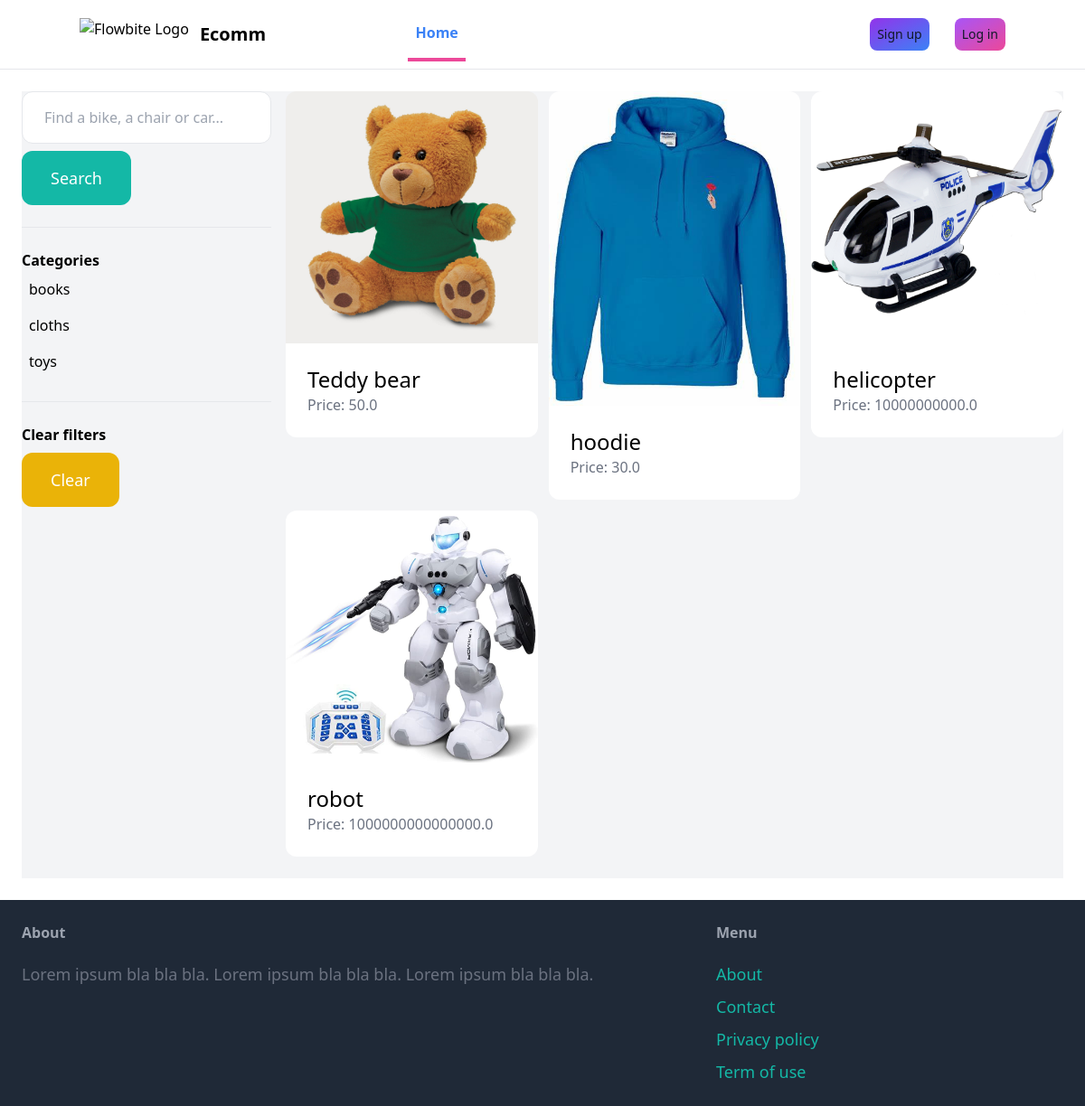
Before: /items/ with the older database file.
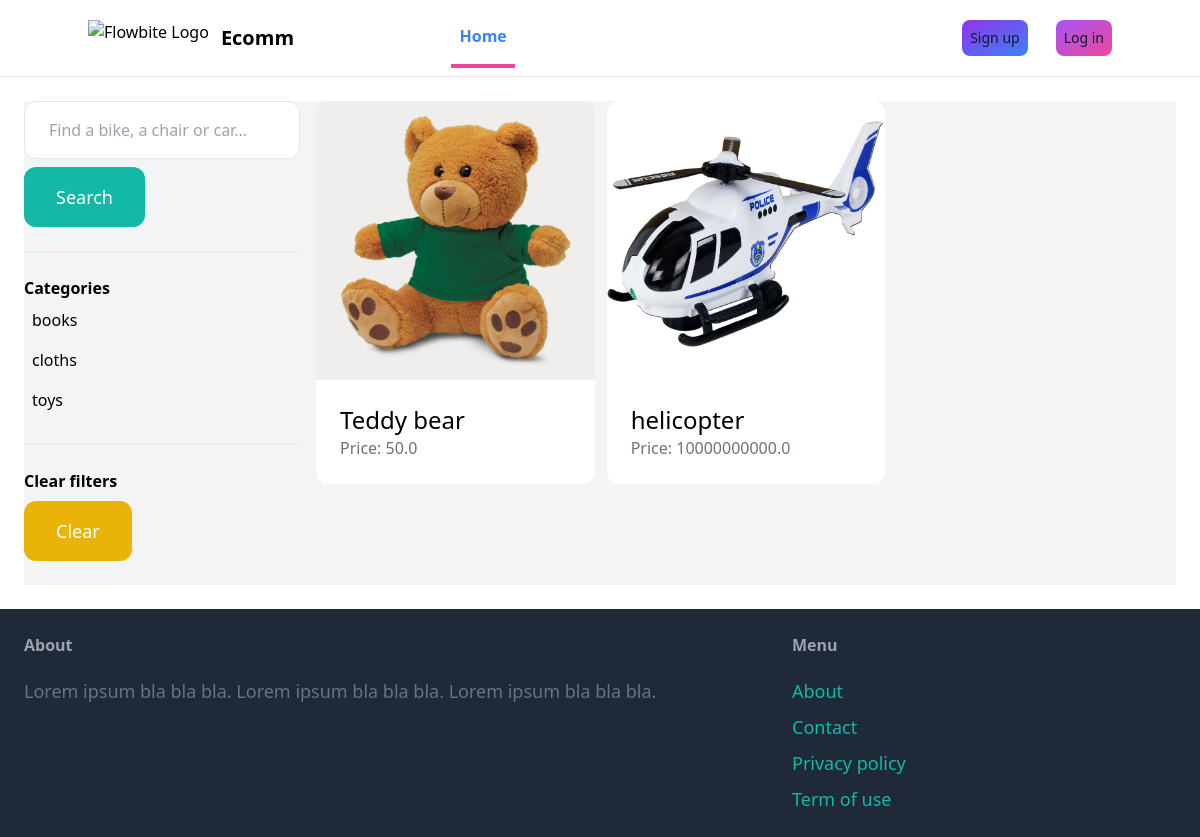
After: the same page with the newer database file.
### item/models.py (models this page shows, shortened)
class Category(models.Model):
    name = models.CharField(max_length=255)
    class Meta:
        ordering = ('name',)
        verbose_name_plural = 'Categories'

class Item(models.Model):
    category = models.ForeignKey(Category, related_name='items', on_delete=models.CASCADE)
    name = models.CharField(max_length=255)
    description = models.TextField(blank=True, null=True)
    price = models.FloatField()
    image = models.ImageField(upload_to='item_images', blank=True, null=True)
    is_sold = models.BooleanField(default=False)
    created_by = models.ForeignKey(User, related_name='items', on_delete=models.CASCADE)
    created_at = models.DateTimeField(auto_now_add=True)

### item/views.py (the view)
# urls.py: path('items/', include('item.urls')),
def items(request):
    query = request.GET.get('query', '')
    category_id = request.GET.get('category', 0)
    categories = Category.objects.all()
    items = Item.objects.filter(is_sold=False)
    if category_id:
        items = items.filter(category_id=category_id)
    if query:
        items = items.filter(Q(name__icontains=query) | Q(description__icontains=query))
    return render(request, 'item/items.html', {
        'items': items,
        'query': query,
        'categories': categories,
        'category_id': int(category_id)
    })

### item/templates/item/items.html (shortened to what this page needs)
{% extends 'core/base.html' %}
{% block content %}
    <div class="pb-6 grid grid-cols-4 gap-4 bg-gray-100">
        <div class="col-span-1">
            <form method="get" action="{% url 'item:items' %}">
                <input name="query" class="w-full py-4 px-6 border rounded-xl" type="text" value="{{ query }}" placeholder="Find a bike, a chair or car...">
                <button class="mt-2 py-4 px-8 text-lg bg-teal-500 text-white rounded-xl">Search</button>
            </form>
            <hr class="my-6">
            <p class="font-semibold">Categories</p>
            <ul>
                {% for category in categories %}
                    <li class="py-2 px-2 rounded-xl{% if category.id == category_id %} bg-gray-200{% endif %}">
                        <a href="{% url 'item:items' %}?query={{ query }}&category={{ category.id }}">{{ category.name }}</a>
                    </li>
                {% endfor %}
            </ul>
            <hr class="my-6">
            <p class="font-semibold">Clear filters</p>
            <ul>
                <li><a href="{% url 'item:items' %}" class="mt-2 py-4 px-8 inline-block bg-yellow-500 text-lg rounded-xl text-white">Clear</a>
        </div>
        <div class="col-span-3">
            <div class="grid grid-cols-3 gap-3">
                {% for item in items %}
                    <div>
                        <a href="{% url 'item:detail' item.id %}">
                            <div>
                                <img src="{{ item.image.url }}" class="rounded-t-xl">
                            </div>
                            <div class="p-6 bg-white rounded-b-xl">
                                <h2 class="text-2xl">{{ item.name }}</h2>
                                <p class="text-gray-500">Price: {{ item.price }}</p>
                            </div>
                        </a>
                    </div>
                {% endfor %}
            </div>
        </div>
    </div>
{% endblock %}

Changed rows visible on the page:
removed Item: image (picture), name "hoodie", price "30.0"
removed Item: image (picture), name "robot", price "1000000000000000.0"
